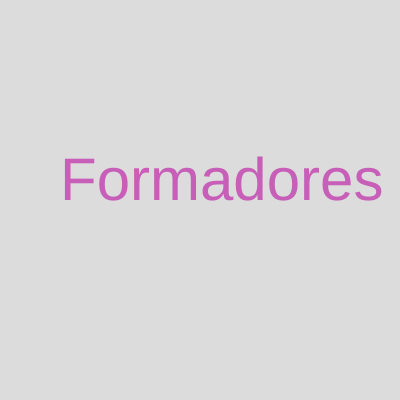
Frame 1 (no input)
Frame 60 (no input): identical to frame 1, image omitted
Frame 120 (the mouse pressed at the canvas centre since frame 60): identical to frame 1, image omitted

The p5.js sketch that drew this single still picture (run headless with seeded random() and noise() and a simulated clock; from frame 60 on, the mouse is pressed at the canvas centre):

// p5.js sketch
// ── sketch.js
function setup() {
  createCanvas(400, 400);
}

function draw() {
  background(220);
  fill(color(199,94,184));
  textSize(60)
    text('Formadores',60,200);

}
